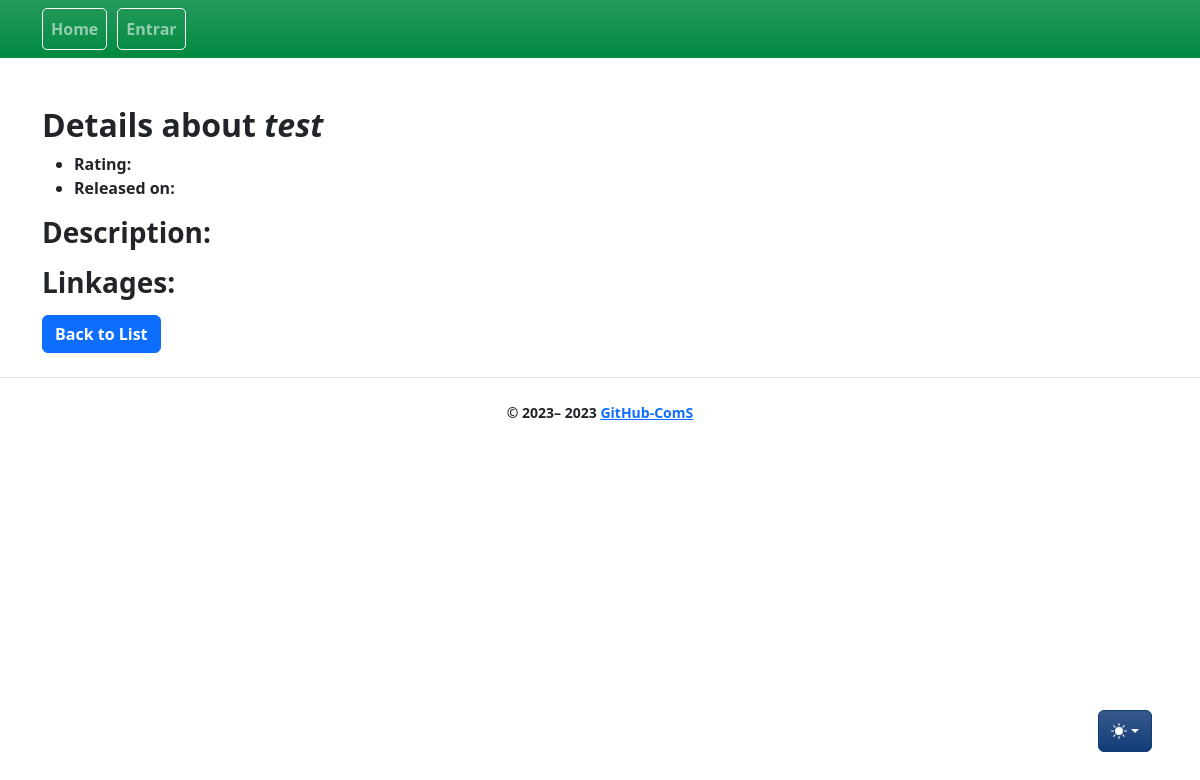
/linkages/4/show, run on an earlier commit of the app's database.
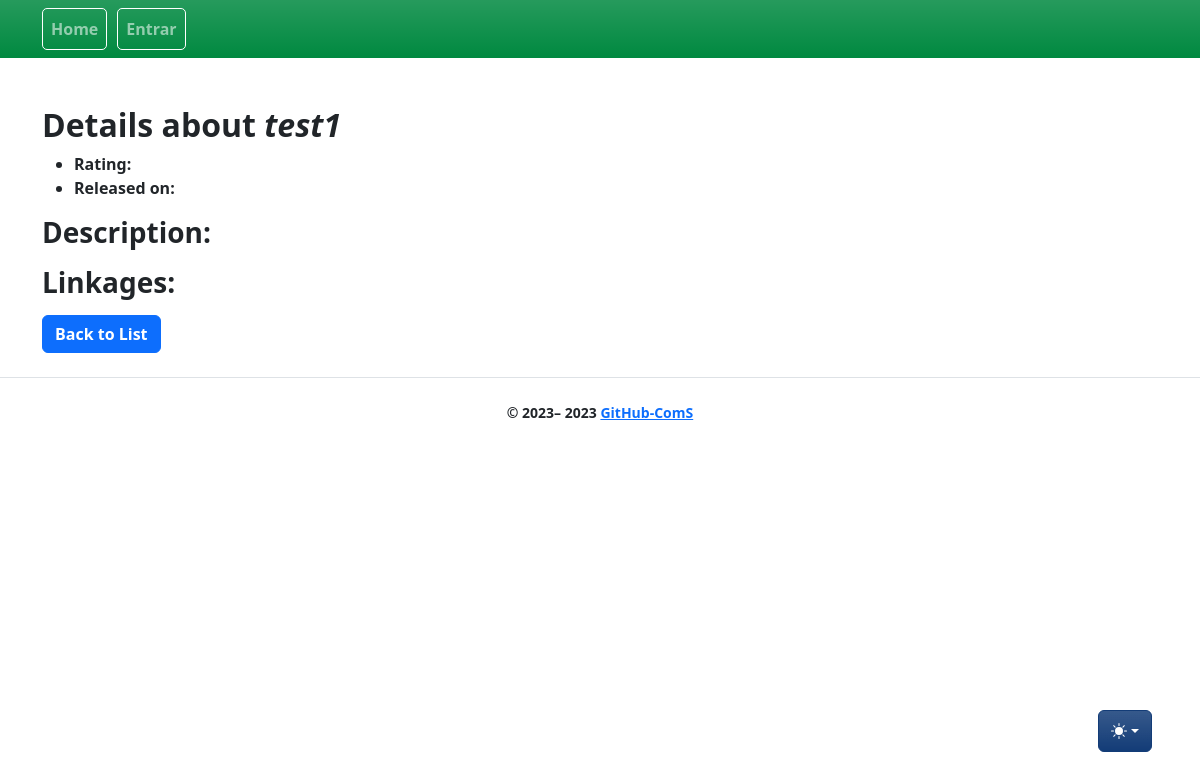
And on a later commit of the database.
### app/models/linkage.py (models this page shows, shortened)
class Linkage(db.Model):
    __tablename__ = "linkage"
    id = db.Column(db.Integer, primary_key=True)
    title = db.Column(db.String)
    rating = db.Column(db.String(6))
    comments = db.Column(db.String)
    active = db.Column(db.Integer)
    student_id = db.Column(db.Integer, db.ForeignKey("user.id"), nullable=False)
    student = db.relationship("User", backref="linkage", foreign_keys=[student_id], lazy=True)
    school_id = db.Column(db.Integer, db.ForeignKey("school.id"), nullable=False)
    school = db.relationship("School", backref="linkage", foreign_keys=[school_id])
    start_date = db.Column(db.DateTime)
    end_date = db.Column(db.DateTime)
    created_at = db.Column(db.DateTime, nullable=False, default=func.now())
    updated_at = db.Column(
        db.DateTime, nullable=False, default=func.now(), onupdate=func.now()
    )

### app/controllers/linkages_controllers.py (the view)
@bp.route("/<int:id>/show", methods=["GET"])
def show(id):
    linkage = db.get_or_404(Linkage, id)
    return render_template(_j.show, entity=linkage, **properties)

### app/templates/linkages/show.jinja2 (shortened to what this page needs)
{% extends 'base.jinja2' %}
{% from 'bootstrap5/form.html' import render_form %}
{% from 'bootstrap5/utils.html' import render_icon %}
{% from 'macros/component_confirm_modal.jinja2' import confirmModalMacro, confirmModalScript %}
{% block content %}
<h2> Details about <i>{{entity.title}}</i> </h2>
<ul id="details">
    <li> Rating: {{entity.rating}}</li>
    <li> Released on: {{entity.release_date}}</li>
</ul>
<h3> Description: </h3>
<h3> Linkages: </h3>
<div class="btn-group" role="group">
    <a href="{{ url_for('linkages.index') }}" class="btn btn-primary">Back to List</a>
</div>
{% endblock %}

What changed in the data, as far as the page shows it:
changed Linkage: title "test" → "test1"
